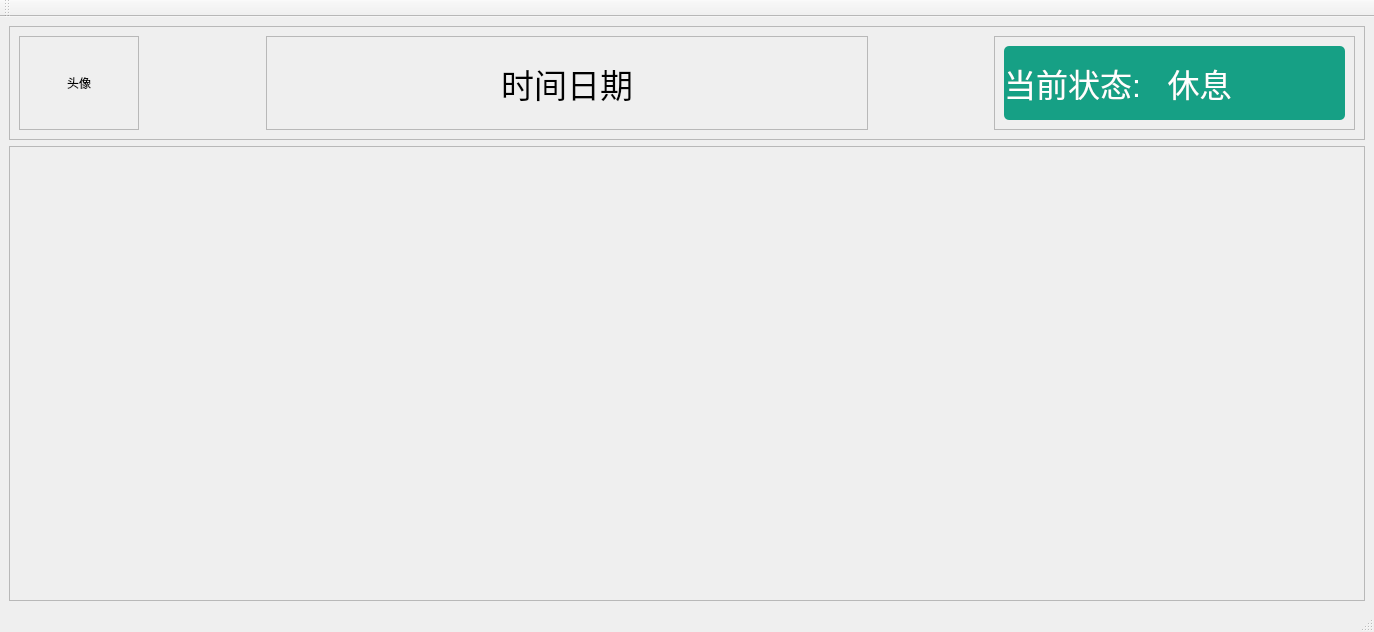
<?xml version="1.0" encoding="UTF-8"?>
<ui version="4.0">
 <class>ZGNEP_Main</class>
 <widget class="QMainWindow" name="ZGNEP_Main">
  <property name="geometry">
   <rect>
    <x>0</x>
    <y>0</y>
    <width>1374</width>
    <height>632</height>
   </rect>
  </property>
  <property name="windowTitle">
   <string>ZGNEP_Main</string>
  </property>
  <property name="layoutDirection">
   <enum>Qt::LeftToRight</enum>
  </property>
  <widget class="QWidget" name="centralwidget">
   <layout class="QVBoxLayout" name="verticalLayout" stretch="1,4">
    <item>
     <widget class="QFrame" name="frame_2">
      <property name="styleSheet">
       <string notr="true"/>
      </property>
      <property name="frameShape">
       <enum>QFrame::StyledPanel</enum>
      </property>
      <property name="frameShadow">
       <enum>QFrame::Raised</enum>
      </property>
      <layout class="QGridLayout" name="gridLayout_4" columnstretch="1,1,5,1,3">
       <item row="0" column="0">
        <widget class="QFrame" name="frame_3">
         <property name="frameShape">
          <enum>QFrame::StyledPanel</enum>
         </property>
         <property name="frameShadow">
          <enum>QFrame::Raised</enum>
         </property>
         <layout class="QGridLayout" name="gridLayout">
          <item row="0" column="0">
           <widget class="QLabel" name="label_image">
            <property name="layoutDirection">
             <enum>Qt::LeftToRight</enum>
            </property>
            <property name="styleSheet">
             <string notr="true">background: transparent;</string>
            </property>
            <property name="text">
             <string>头像</string>
            </property>
            <property name="alignment">
             <set>Qt::AlignCenter</set>
            </property>
           </widget>
          </item>
         </layout>
        </widget>
       </item>
       <item row="0" column="1">
        <spacer name="horizontalSpacer">
         <property name="orientation">
          <enum>Qt::Horizontal</enum>
         </property>
         <property name="sizeHint" stdset="0">
          <size>
           <width>117</width>
           <height>20</height>
          </size>
         </property>
        </spacer>
       </item>
       <item row="0" column="2">
        <widget class="QFrame" name="frame_4">
         <property name="frameShape">
          <enum>QFrame::StyledPanel</enum>
         </property>
         <property name="frameShadow">
          <enum>QFrame::Raised</enum>
         </property>
         <layout class="QGridLayout" name="gridLayout_3">
          <item row="1" column="0">
           <widget class="QLabel" name="label_dateTime">
            <property name="font">
             <font>
              <pointsize>25</pointsize>
             </font>
            </property>
            <property name="styleSheet">
             <string notr="true">background-image:url(:/main/src/icon/文字底图.jpg);
background-repeat: no-repeat;
background-position: center;
background-attachment: fixed;
background-size: contain;</string>
            </property>
            <property name="text">
             <string>时间日期</string>
            </property>
            <property name="alignment">
             <set>Qt::AlignCenter</set>
            </property>
           </widget>
          </item>
         </layout>
        </widget>
       </item>
       <item row="0" column="3">
        <spacer name="horizontalSpacer_2">
         <property name="orientation">
          <enum>Qt::Horizontal</enum>
         </property>
         <property name="sizeHint" stdset="0">
          <size>
           <width>116</width>
           <height>20</height>
          </size>
         </property>
        </spacer>
       </item>
       <item row="0" column="4">
        <widget class="QFrame" name="frame_5">
         <property name="frameShape">
          <enum>QFrame::StyledPanel</enum>
         </property>
         <property name="frameShadow">
          <enum>QFrame::Raised</enum>
         </property>
         <layout class="QGridLayout" name="gridLayout_5">
          <item row="0" column="0">
           <widget class="QLabel" name="label_state">
            <property name="font">
             <font>
              <pointsize>24</pointsize>
             </font>
            </property>
            <property name="styleSheet">
             <string notr="true">background:#16A085;color:#FFFFFF;border-radius:5px;</string>
            </property>
            <property name="text">
             <string>当前状态:   休息</string>
            </property>
           </widget>
          </item>
         </layout>
        </widget>
       </item>
      </layout>
     </widget>
    </item>
    <item>
     <widget class="QFrame" name="frame">
      <property name="frameShape">
       <enum>QFrame::StyledPanel</enum>
      </property>
      <property name="frameShadow">
       <enum>QFrame::Raised</enum>
      </property>
      <layout class="QGridLayout" name="gridLayout_2">
       <item row="0" column="4">
        <widget class="QPushButton" name="zgenp_main_text">
         <property name="styleSheet">
          <string notr="true">QPushButton {
    /* 设置按钮的样式 */
    border: none; /* 移除按钮的边框 */
    background-color: transparent; /* 设置按钮的背景为透明 */
    padding: 0; /* 移除按钮的内边距 */
}

QPushButton::icon {
    /* 设置图标填充整个按钮 */
    width: 100%; /* 图标宽度占据整个按钮宽度 */
    height: 100%; /* 图标高度占据整个按钮高度 */
    background-size: cover; /* 图标大小自适应按钮大小 */
}</string>
         </property>
         <property name="text">
          <string/>
         </property>
         <property name="icon">
          <iconset resource="ZGNEP_SRC.qrc">
           <normaloff>:/main/src/icon/记事本.png</normaloff>:/main/src/icon/记事本.png</iconset>
         </property>
         <property name="iconSize">
          <size>
           <width>60</width>
           <height>60</height>
          </size>
         </property>
        </widget>
       </item>
       <item row="1" column="0">
        <widget class="QPushButton" name="ZGNEP_main_pushBtn_setting">
         <property name="font">
          <font>
           <pointsize>18</pointsize>
          </font>
         </property>
         <property name="styleSheet">
          <string notr="true">QPushButton {
    /* 设置按钮的样式 */
    border: none; /* 移除按钮的边框 */
    background-color: transparent; /* 设置按钮的背景为透明 */
    padding: 0; /* 移除按钮的内边距 */
}

QPushButton::icon {
    /* 设置图标填充整个按钮 */
    width: 100%; /* 图标宽度占据整个按钮宽度 */
    height: 100%; /* 图标高度占据整个按钮高度 */
    background-size: cover; /* 图标大小自适应按钮大小 */
}</string>
         </property>
         <property name="text">
          <string/>
         </property>
         <property name="icon">
          <iconset resource="ZGNEP_SRC.qrc">
           <normaloff>:/main/src/icon/设置.png</normaloff>:/main/src/icon/设置.png</iconset>
         </property>
         <property name="iconSize">
          <size>
           <width>60</width>
           <height>60</height>
          </size>
         </property>
        </widget>
       </item>
       <item row="0" column="0">
        <widget class="QPushButton" name="zgenp_main_calc">
         <property name="styleSheet">
          <string notr="true">QPushButton {
    /* 设置按钮的样式 */
    border: none; /* 移除按钮的边框 */
    background-color: transparent; /* 设置按钮的背景为透明 */
    padding: 0; /* 移除按钮的内边距 */
}

QPushButton::icon {
    /* 设置图标填充整个按钮 */
    width: 100%; /* 图标宽度占据整个按钮宽度 */
    height: 100%; /* 图标高度占据整个按钮高度 */
    background-size: cover; /* 图标大小自适应按钮大小 */
}</string>
         </property>
         <property name="text">
          <string/>
         </property>
         <property name="icon">
          <iconset resource="ZGNEP_SRC.qrc">
           <normaloff>:/main/src/icon/计算器.png</normaloff>:/main/src/icon/计算器.png</iconset>
         </property>
         <property name="iconSize">
          <size>
           <width>60</width>
           <height>60</height>
          </size>
         </property>
        </widget>
       </item>
       <item row="1" column="4">
        <widget class="QPushButton" name="ZGNEP_main_pushBtn_video">
         <property name="font">
          <font>
           <pointsize>18</pointsize>
          </font>
         </property>
         <property name="styleSheet">
          <string notr="true">QPushButton {
    /* 设置按钮的样式 */
    border: none; /* 移除按钮的边框 */
    background-color: transparent; /* 设置按钮的背景为透明 */
    padding: 0; /* 移除按钮的内边距 */
}

QPushButton::icon {
    /* 设置图标填充整个按钮 */
    width: 100%; /* 图标宽度占据整个按钮宽度 */
    height: 100%; /* 图标高度占据整个按钮高度 */
    background-size: cover; /* 图标大小自适应按钮大小 */
}</string>
         </property>
         <property name="text">
          <string/>
         </property>
         <property name="icon">
          <iconset resource="ZGNEP_SRC.qrc">
           <normaloff>:/main/src/icon/播放器.png</normaloff>:/main/src/icon/播放器.png</iconset>
         </property>
         <property name="iconSize">
          <size>
           <width>60</width>
           <height>60</height>
          </size>
         </property>
        </widget>
       </item>
       <item row="0" column="2">
        <widget class="QPushButton" name="ZGNEP_main_pushBtn_demonstrate">
         <property name="font">
          <font>
           <pointsize>18</pointsize>
          </font>
         </property>
         <property name="styleSheet">
          <string notr="true">QPushButton {
    /* 设置按钮的样式 */
    border: none; /* 移除按钮的边框 */
    background-color: transparent; /* 设置按钮的背景为透明 */
    padding: 0; /* 移除按钮的内边距 */
}

QPushButton::icon {
    /* 设置图标填充整个按钮 */
    width: 100%; /* 图标宽度占据整个按钮宽度 */
    height: 100%; /* 图标高度占据整个按钮高度 */
    background-size: cover; /* 图标大小自适应按钮大小 */
}</string>
         </property>
         <property name="text">
          <string/>
         </property>
         <property name="icon">
          <iconset resource="ZGNEP_SRC.qrc">
           <normaloff>:/main/src/icon/pdf.png</normaloff>:/main/src/icon/pdf.png</iconset>
         </property>
         <property name="iconSize">
          <size>
           <width>60</width>
           <height>60</height>
          </size>
         </property>
        </widget>
       </item>
       <item row="1" column="2">
        <widget class="QPushButton" name="ZGNEP_main_pushBtn_transport">
         <property name="font">
          <font>
           <pointsize>18</pointsize>
          </font>
         </property>
         <property name="styleSheet">
          <string notr="true">QPushButton {
    /* 设置按钮的样式 */
    border: none; /* 移除按钮的边框 */
    background-color: transparent; /* 设置按钮的背景为透明 */
    padding: 0; /* 移除按钮的内边距 */
}

QPushButton::icon {
    /* 设置图标填充整个按钮 */
    width: 100%; /* 图标宽度占据整个按钮宽度 */
    height: 100%; /* 图标高度占据整个按钮高度 */
    background-size: cover; /* 图标大小自适应按钮大小 */
}</string>
         </property>
         <property name="text">
          <string/>
         </property>
         <property name="icon">
          <iconset resource="ZGNEP_SRC.qrc">
           <normaloff>:/main/src/icon/文件传输助手.png</normaloff>:/main/src/icon/文件传输助手.png</iconset>
         </property>
         <property name="iconSize">
          <size>
           <width>60</width>
           <height>60</height>
          </size>
         </property>
        </widget>
       </item>
       <item row="0" column="3">
        <widget class="QPushButton" name="zgnep_main_ppt">
         <property name="autoFillBackground">
          <bool>false</bool>
         </property>
         <property name="styleSheet">
          <string notr="true">QPushButton {
    /* 设置按钮的样式 */
    border: none; /* 移除按钮的边框 */
    background-color: transparent; /* 设置按钮的背景为透明 */
    padding: 0; /* 移除按钮的内边距 */
}

QPushButton::icon {
    /* 设置图标填充整个按钮 */
    width: 100%; /* 图标宽度占据整个按钮宽度 */
    height: 100%; /* 图标高度占据整个按钮高度 */
    background-size: cover; /* 图标大小自适应按钮大小 */
}</string>
         </property>
         <property name="text">
          <string/>
         </property>
         <property name="icon">
          <iconset resource="ZGNEP_SRC.qrc">
           <normaloff>:/main/src/icon/ppt.png</normaloff>:/main/src/icon/ppt.png</iconset>
         </property>
         <property name="iconSize">
          <size>
           <width>60</width>
           <height>60</height>
          </size>
         </property>
        </widget>
       </item>
       <item row="1" column="5">
        <widget class="QPushButton" name="ZGNEP_main_pushBtn_audio">
         <property name="font">
          <font>
           <pointsize>18</pointsize>
          </font>
         </property>
         <property name="styleSheet">
          <string notr="true">QPushButton {
    /* 设置按钮的样式 */
    border: none; /* 移除按钮的边框 */
    background-color: transparent; /* 设置按钮的背景为透明 */
    padding: 0; /* 移除按钮的内边距 */
}

QPushButton::icon {
    /* 设置图标填充整个按钮 */
    width: 100%; /* 图标宽度占据整个按钮宽度 */
    height: 100%; /* 图标高度占据整个按钮高度 */
    background-size: cover; /* 图标大小自适应按钮大小 */
}</string>
         </property>
         <property name="text">
          <string/>
         </property>
         <property name="icon">
          <iconset resource="ZGNEP_SRC.qrc">
           <normaloff>:/main/src/icon/音乐播放器.png</normaloff>:/main/src/icon/音乐播放器.png</iconset>
         </property>
         <property name="iconSize">
          <size>
           <width>60</width>
           <height>60</height>
          </size>
         </property>
        </widget>
       </item>
       <item row="0" column="1">
        <widget class="QPushButton" name="zgnep_main_photo">
         <property name="focusPolicy">
          <enum>Qt::ClickFocus</enum>
         </property>
         <property name="contextMenuPolicy">
          <enum>Qt::PreventContextMenu</enum>
         </property>
         <property name="layoutDirection">
          <enum>Qt::LeftToRight</enum>
         </property>
         <property name="styleSheet">
          <string notr="true">QPushButton {
    /* 设置按钮的样式 */
    border: none; /* 移除按钮的边框 */
    background-color: transparent; /* 设置按钮的背景为透明 */
    padding: 0; /* 移除按钮的内边距 */
}

QPushButton::icon {
    /* 设置图标填充整个按钮 */
    width: 100%; /* 图标宽度占据整个按钮宽度 */
    height: 100%; /* 图标高度占据整个按钮高度 */
    background-size: cover; /* 图标大小自适应按钮大小 */
}</string>
         </property>
         <property name="text">
          <string/>
         </property>
         <property name="icon">
          <iconset resource="ZGNEP_SRC.qrc">
           <normaloff>:/main/src/icon/图库.png</normaloff>:/main/src/icon/图库.png</iconset>
         </property>
         <property name="iconSize">
          <size>
           <width>60</width>
           <height>60</height>
          </size>
         </property>
         <property name="default">
          <bool>false</bool>
         </property>
        </widget>
       </item>
       <item row="1" column="1">
        <widget class="QPushButton" name="ZGNEP_main_pushBtn_file">
         <property name="font">
          <font>
           <pointsize>18</pointsize>
          </font>
         </property>
         <property name="styleSheet">
          <string notr="true">QPushButton {
    /* 设置按钮的样式 */
    border: none; /* 移除按钮的边框 */
    background-color: transparent; /* 设置按钮的背景为透明 */
    padding: 0; /* 移除按钮的内边距 */
}

QPushButton::icon {
    /* 设置图标填充整个按钮 */
    width: 100%; /* 图标宽度占据整个按钮宽度 */
    height: 100%; /* 图标高度占据整个按钮高度 */
    background-size: cover; /* 图标大小自适应按钮大小 */
}</string>
         </property>
         <property name="text">
          <string/>
         </property>
         <property name="icon">
          <iconset resource="ZGNEP_SRC.qrc">
           <normaloff>:/main/src/icon/文件系统.png</normaloff>:/main/src/icon/文件系统.png</iconset>
         </property>
         <property name="iconSize">
          <size>
           <width>60</width>
           <height>60</height>
          </size>
         </property>
        </widget>
       </item>
       <item row="1" column="3">
        <widget class="QPushButton" name="ZGNEP_main_pushBtn_whiteBoard">
         <property name="font">
          <font>
           <pointsize>18</pointsize>
          </font>
         </property>
         <property name="styleSheet">
          <string notr="true">QPushButton {
    /* 设置按钮的样式 */
    border: none; /* 移除按钮的边框 */
    background-color: transparent; /* 设置按钮的背景为透明 */
    padding: 0; /* 移除按钮的内边距 */
}

QPushButton::icon {
    /* 设置图标填充整个按钮 */
    width: 100%; /* 图标宽度占据整个按钮宽度 */
    height: 100%; /* 图标高度占据整个按钮高度 */
    background-size: cover; /* 图标大小自适应按钮大小 */
}</string>
         </property>
         <property name="text">
          <string/>
         </property>
         <property name="icon">
          <iconset resource="ZGNEP_SRC.qrc">
           <normaloff>:/main/src/icon/白板 .png</normaloff>:/main/src/icon/白板 .png</iconset>
         </property>
         <property name="iconSize">
          <size>
           <width>60</width>
           <height>60</height>
          </size>
         </property>
        </widget>
       </item>
       <item row="0" column="5">
        <widget class="QPushButton" name="zgnep_main_word">
         <property name="styleSheet">
          <string notr="true">QPushButton {
    /* 设置按钮的样式 */
    border: none; /* 移除按钮的边框 */
    background-color: transparent; /* 设置按钮的背景为透明 */
    padding: 0; /* 移除按钮的内边距 */
}

QPushButton::icon {
    /* 设置图标填充整个按钮 */
    width: 100%; /* 图标宽度占据整个按钮宽度 */
    height: 100%; /* 图标高度占据整个按钮高度 */
    background-size: cover; /* 图标大小自适应按钮大小 */
}</string>
         </property>
         <property name="text">
          <string/>
         </property>
         <property name="icon">
          <iconset resource="ZGNEP_SRC.qrc">
           <normaloff>:/main/src/icon/Word.png</normaloff>:/main/src/icon/Word.png</iconset>
         </property>
         <property name="iconSize">
          <size>
           <width>60</width>
           <height>60</height>
          </size>
         </property>
        </widget>
       </item>
       <item row="0" column="6">
        <widget class="QPushButton" name="zgnep_main_course">
         <property name="styleSheet">
          <string notr="true">QPushButton {
    /* 设置按钮的样式 */
    border: none; /* 移除按钮的边框 */
    background-color: transparent; /* 设置按钮的背景为透明 */
    padding: 0; /* 移除按钮的内边距 */
}

QPushButton::icon {
    /* 设置图标填充整个按钮 */
    width: 100%; /* 图标宽度占据整个按钮宽度 */
    height: 100%; /* 图标高度占据整个按钮高度 */
    background-size: cover; /* 图标大小自适应按钮大小 */
}</string>
         </property>
         <property name="text">
          <string/>
         </property>
         <property name="icon">
          <iconset resource="ZGNEP_SRC.qrc">
           <normaloff>:/main/src/icon/课程表.png</normaloff>:/main/src/icon/课程表.png</iconset>
         </property>
         <property name="iconSize">
          <size>
           <width>60</width>
           <height>60</height>
          </size>
         </property>
        </widget>
       </item>
       <item row="1" column="6">
        <widget class="QPushButton" name="zgnep_main_calender">
         <property name="styleSheet">
          <string notr="true">QPushButton {
    /* 设置按钮的样式 */
    border: none; /* 移除按钮的边框 */
    background-color: transparent; /* 设置按钮的背景为透明 */
    padding: 0; /* 移除按钮的内边距 */
}

QPushButton::icon {
    /* 设置图标填充整个按钮 */
    width: 100%; /* 图标宽度占据整个按钮宽度 */
    height: 100%; /* 图标高度占据整个按钮高度 */
    background-size: cover; /* 图标大小自适应按钮大小 */
}</string>
         </property>
         <property name="text">
          <string/>
         </property>
         <property name="icon">
          <iconset resource="ZGNEP_SRC.qrc">
           <normaloff>:/main/src/icon/日历.png</normaloff>:/main/src/icon/日历.png</iconset>
         </property>
         <property name="iconSize">
          <size>
           <width>60</width>
           <height>60</height>
          </size>
         </property>
        </widget>
       </item>
      </layout>
     </widget>
    </item>
   </layout>
  </widget>
  <widget class="QMenuBar" name="menubar">
   <property name="geometry">
    <rect>
     <x>0</x>
     <y>0</y>
     <width>1374</width>
     <height>28</height>
    </rect>
   </property>
  </widget>
  <widget class="QStatusBar" name="statusbar"/>
  <widget class="QToolBar" name="toolBar">
   <property name="windowTitle">
    <string>toolBar</string>
   </property>
   <attribute name="toolBarArea">
    <enum>TopToolBarArea</enum>
   </attribute>
   <attribute name="toolBarBreak">
    <bool>false</bool>
   </attribute>
  </widget>
  <action name="actionSetting">
   <property name="checkable">
    <bool>true</bool>
   </property>
   <property name="icon">
    <iconset resource="ZGNEP_SRC.qrc">
     <normaloff>:/main/src/icon/设置.png</normaloff>:/main/src/icon/设置.png</iconset>
   </property>
   <property name="text">
    <string>设置</string>
   </property>
   <property name="toolTip">
    <string>系统设置</string>
   </property>
  </action>
 </widget>
 <resources>
  <include location="ZGNEP_SRC.qrc"/>
 </resources>
 <connections/>
</ui>
